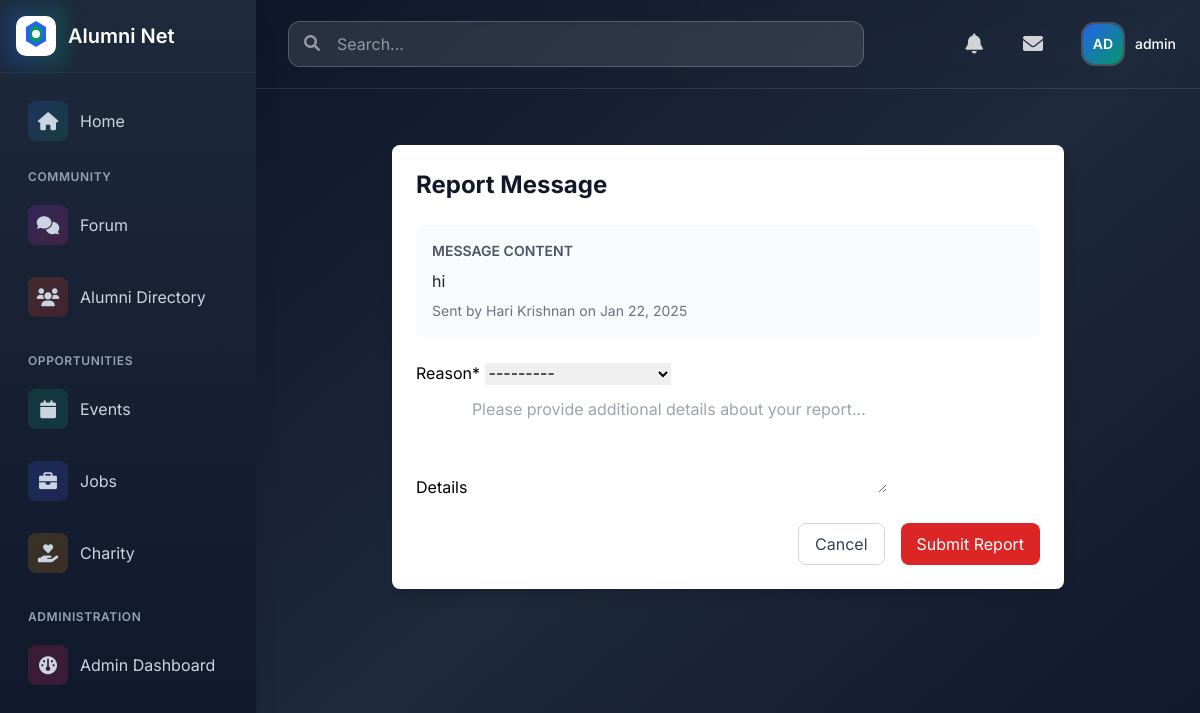
Before: /messaging/report/1/ (signed in) with the older database file.
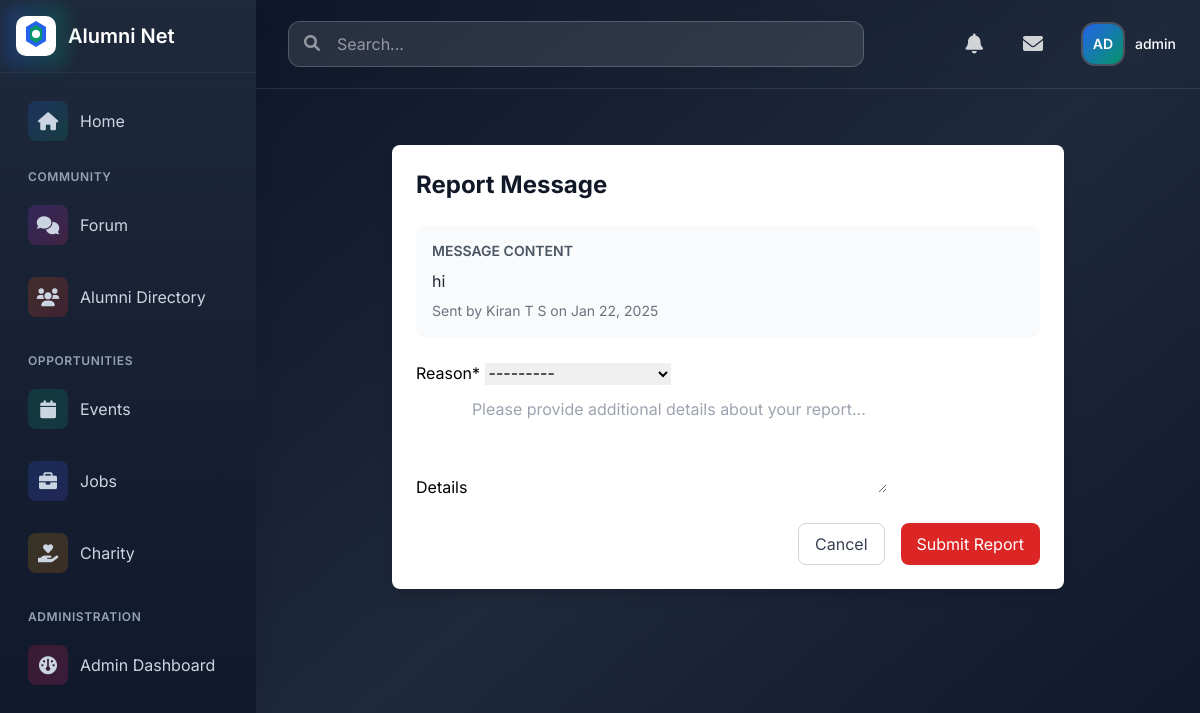
After: the same page with the newer database file.
### messaging/models.py (models this page shows, shortened)
class Message(models.Model):
    conversation = models.ForeignKey(Conversation, related_name='messages', on_delete=models.CASCADE)
    sender = models.ForeignKey(settings.AUTH_USER_MODEL, related_name='sent_messages', on_delete=models.CASCADE)
    content = models.TextField()
    created_at = models.DateTimeField(auto_now_add=True)
    is_read = models.BooleanField(default=False)
    class Meta:
        ordering = ['created_at']

### users/models.py (models this page shows, shortened)
class User(AbstractUser):
    USER_TYPES = (
        ('admin', 'Admin'),
        ('alumni', 'Alumni'),
        ('student', 'Student'),
    )
    INDUSTRY_CHOICES = (
        ('it', 'Information Technology'),
        ('finance', 'Finance'),
        ('healthcare', 'Healthcare'),
        ('education', 'Education'),
        ('manufacturing', 'Manufacturing'),
        ('retail', 'Retail'),
        ('consulting', 'Consulting'),
        ('marketing', 'Marketing'),
        ('other', 'Other')
    )
    AVAILABILITY_CHOICES = (
        ('available', 'Available for Mentorship'),
        ('limited', 'Limited Availability'),
        ('unavailable', 'Not Available'),
    )
    user_type = models.CharField(max_length=10, choices=USER_TYPES, default='student')
    profile_picture = models.ImageField(upload_to='profile_pics/', null=True, blank=True)
    bio = models.TextField(max_length=500, blank=True)
    graduation_year = models.IntegerField(null=True, blank=True)
    current_job_title = models.CharField(max_length=100, blank=True)
    current_company = models.CharField(max_length=100, blank=True)
    industry = models.CharField(max_length=20, choices=INDUSTRY_CHOICES, blank=True)
    years_of_experience = models.PositiveIntegerField(default=0)
    skills = models.TextField(help_text="Enter skills separated by commas", blank=True)
    achievements = models.TextField(blank=True)
    certifications = models.TextField(help_text="Enter certifications separated by commas", blank=True)
    linkedin_profile = models.URLField(max_length=200, blank=True)
    portfolio_link = models.URLField(max_length=200, blank=True)
    mentorship_availability = models.CharField(
        max_length=20,
        choices=AVAILABILITY_CHOICES,
        blank=True
    )
    email_verified = models.BooleanField(default=False)

### messaging/views.py (the view)
# urls.py: path('report/<int:message_id>/', views.report_message, name='report_message'),
@login_required
def report_message(request, message_id):
    message = get_object_or_404(Message, id=message_id)
    if request.method == 'POST':
        form = MessageReportForm(request.POST)
        if form.is_valid():
            report = form.save(commit=False)
            report.message = message
            report.reported_by = request.user
            report.save()
            messages.success(request, 'Message reported successfully.')
            return redirect('messaging:conversation_detail', conversation_id=message.conversation.id)
    else:
        form = MessageReportForm()
    return render(request, 'messaging/report_message.html', {
        'form': form,
        'message': message
    })

### messaging/forms.py
class MessageReportForm(forms.ModelForm):
    class Meta:
        model = MessageReport
        fields = ['reason', 'details']
        widgets = {
            'details': forms.Textarea(attrs={
                'rows': 4,
                'placeholder': 'Please provide additional details about your report...'
            })
        }

### forum/templatetags/user_tags.py (called while the page is built)
@register.filter
def get_initials(user):
    if user.get_full_name():
        names = user.get_full_name().split()
        initials = ''.join(name[0].upper() for name in names if name)
    else:
        initials = user.username[0:2].upper()
    return initials

### messaging/context_processors.py (called while the page is built)
def unread_message_count(request):
    if request.user.is_authenticated:
        count = Message.objects.filter(
            conversation__participants=request.user,
            sender__in=request.user.conversations.values_list('participants', flat=True),
            is_read=False
        ).exclude(sender=request.user).count()
        return {'unread_message_count': count}
    return {'unread_message_count': 0}

### messaging/templates/messaging/report_message.html (shortened to what this page needs)
{% extends "base.html" %}
{% load crispy_forms_tags %}
{% block content %}
<div class="container mx-auto px-4 py-8">
    <div class="max-w-2xl mx-auto">
        <div class="bg-white rounded-lg shadow-lg p-6">
            <h1 class="text-2xl font-bold text-gray-900 mb-6">Report Message</h1>
            <div class="mb-6 p-4 bg-gray-50 rounded-lg">
                <h2 class="text-sm font-semibold text-gray-600 uppercase mb-2">Message Content</h2>
                <p class="text-gray-800">{{ message.content }}</p>
                <p class="text-sm text-gray-500 mt-2">
                    Sent by {{ message.sender.get_full_name }} on {{ message.created_at|date:"M d, Y" }}
                </p>
            </div>
            <form method="post">
                {{ form|crispy }}
                <div class="mt-6 flex justify-end space-x-4">
                    <a href="{% url 'messaging:conversation_detail' message.conversation.id %}"
                       class="px-4 py-2 border border-gray-300 rounded-lg text-gray-700 hover:bg-gray-50">
                        Cancel
                    </a>
                    <button type="submit"
                            class="px-4 py-2 bg-red-600 text-white rounded-lg hover:bg-red-700">
                        Submit Report
                    </button>
                </div>
            </form>
        </div>
    </div>
</div>
{% endblock %}

Changed rows visible on the page:
changed Message "hi": sender.get_full_name "Hari Krishnan" → "Kiran T S"
